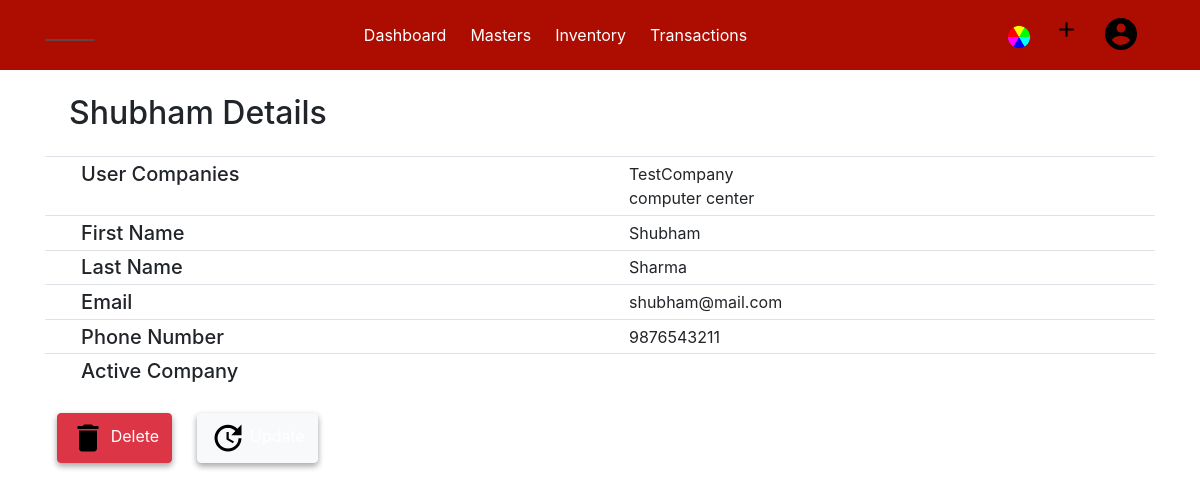
Before: /user/accountinfo (signed in) with the older database file.
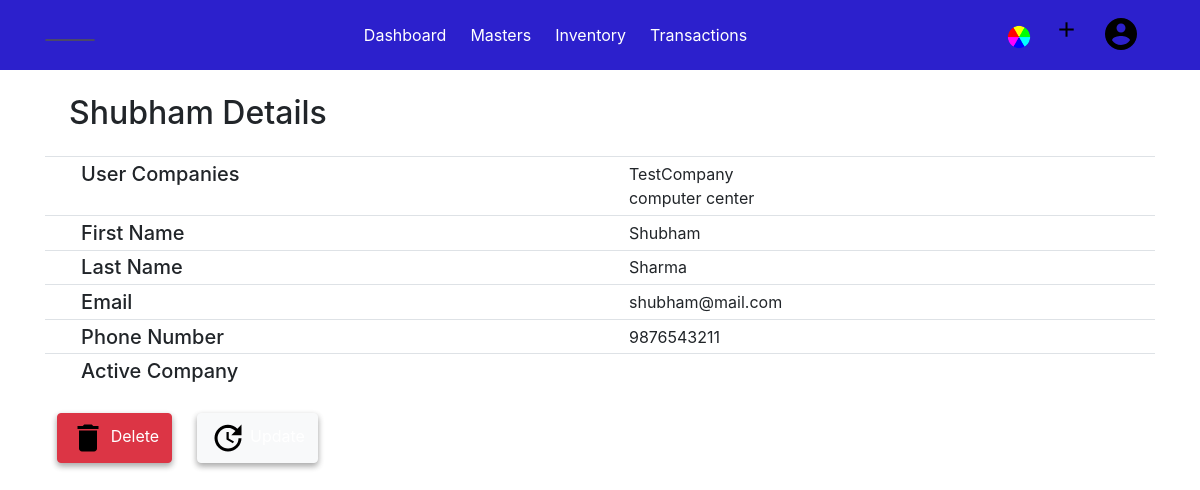
After: the same page with the newer database file.
### acsystem/models.py (models this page shows, shortened)
class User(db.Model, UserMixin):
    id = db.Column(db.Integer, primary_key = True)
    first = db.Column(db.String(60), nullable=False)
    last = db.Column(db.String(60), nullable=False)
    email = db.Column(db.String(60), unique= True, nullable=False)
    image_file = db.Column(db.String(20), default='default.jpg', nullable=False)
    phone = db.Column(db.Integer, nullable=False)
    password = db.Column(db.String(60), nullable=False)
    barcolor = db.Column(db.String(20), default="#75efff")
    companies = db.relationship('Company', backref ='owner', lazy = True, cascade="all, delete-orphan")
    activecompany = db.Column(db.Integer, default=0)

class Company(db.Model):
    id = db.Column(db.Integer, primary_key=True)
    companyname = db.Column(db.String(80), unique=True, nullable=False)
    mailingname = db.Column(db.String(80), nullable = False)
    address = db.Column(db.String(100), nullable=False)
    country = db.Column(db.String(40), nullable=False)
    state = db.Column(db.String(40), nullable=False)
    pin = db.Column(db.Integer)
    email = db.Column(db.String(60))
    phoneno = db.Column(db.Integer)
    website = db.Column(db.String(60))
    datecreated = db.Column(db.DateTime, default = datetime.utcnow, nullable=False)
    financialyear = db.Column(db.DateTime, nullable=False)
    booksbegin = db.Column(db.DateTime, nullable=False)
    invoiceno = db.Column(db.Integer, default=0)
    gstno = db.Column(db.String(15))
    description = db.Column(db.Text)
    customers = db.relationship('Customer', backref='undercompany', lazy=True, cascade="all, delete-orphan")
    suppliers = db.relationship('Supplier', backref='undercompany', lazy=True, cascade="all, delete-orphan")
    groups = db.relationship('Group', backref='undercompany', lazy=True, cascade="all, delete-orphan")
    ledgers = db.relationship('Ledger', backref='undercompany', lazy=True, cascade="all, delete-orphan")
    productcategories = db.relationship('Productcategory', backref='undercompany', lazy=True, cascade="all, delete-orphan")
    products = db.relationship('Product', backref='undercompany', lazy=True, cascade="all, delete-orphan")
    units = db.relationship('Unit', backref='undercompany', lazy=True, cascade="all, delete-orphan")
    sale = db.relationship('Sales', backref='undercompany', lazy=True, cascade="all, delete-orphan")
    user_id = db.Column(db.Integer, db.ForeignKey('user.id', ondelete="CASCADE"), nullable=False)

### acsystem/user/routes.py (the view)
@users.route('/user/accountinfo')
@login_required
def account():
    return render_template('usertemplate/accountinfo.html', title="Account")

### acsystem/models.py (called while the page is built)
@login_manager.user_loader
def load_user(user_id):
    return User.query.get(int(user_id))

### acsystem/templates/usertemplate/accountinfo.html (shortened to what this page needs)
{% extends "layout.html"%}
{% block content %}
<div class="container mt-4">
    <h2 class="mb-4 ml-4">{{ current_user.first }} Details</h2>
    <table class="table table-sm">
        <tbody>
            <tr>
                <td>&Tab;</td>
                <td class="h5">User Companies</td>
                <td>{% for company in current_user.companies %}
                        <span>{{ company.companyname }}</span>
                        <br>
                    {% endfor %}
                </td>
            </tr>
            <tr>
                <td>&Tab;</td>
                <td class="h5"> First Name </td>
                <td>{{current_user.first}}</td>
            </tr>
            <tr>
                <td>&Tab;</td>
                <td class="h5"> Last Name </td>
                <td>{{current_user.last}}</td>
            </tr>
            <tr>
                <td>&Tab;</td>
                <td class="h5"> Email</td>
                <td>{{current_user.email}}</td>
            </tr>
            <tr>
                <td>&Tab;</td>
                <td class="h5"> Phone Number </td>
                <td>{{current_user.phone}}</td>
            </tr>
            <tr>
                <td>&Tab;</td>
                <td class="h5"> Active Company </td>
                <td id="useractivecomp"></td>
            </tr>
        </tbody>
    </table>
    <table class="mt-4">
        <tbody>
            <tr>
                <td>
                    <button type="button" class="btn btn-danger" data-toggle="modal" data-target="#deleteuser">
                        <img src="{{ url_for('static',filename='images/delete.png') }}" alt="Delete"> Delete
                    </button>
                </td>
                <td>
                    <a type="button" class="btn btn-light" href="{{ url_for('users.updateuser') }}"><img
                            src="{{ url_for('static',filename='images/update.png') }}" alt="Update"> Update
                    </a>
                </td>
            </tr>
        </tbody>
    </table>
</div>
{% endblock content %}

### acsystem/templates/layout.html (shortened to what this page needs)
{% extends "header.html" %}
{% block body %}
<nav class="navbar navbar-expand-lg" style="background-color: {{current_user.barcolor}}; ">
    <div class="container">
        <ul class="navbar-nav navbar">
            <li data-step="2" data-intro="Active Company Name visible here">
                {% if activecomp %}
                <a class="navbar-brand" href="{{ url_for('company.companies') }}">{{ activecomp.companyname }} </a>
                {% else %}
                <a class="navbar-brand" href="{{ url_for('company.companies') }}">Select Company </a>
                {% endif %}
            </li>
        </ul>
        <ul class="navbar-nav">
            <li class="nav-item">
                <a class="nav-link" href="{{ url_for('users.dashboard')}}">Dashboard</a>
            </li>
            <li class="nav-item dropdown">
                <a class="nav-link dropdown-toggle" href="#" id="drop1" data-toggle="dropdown">
                    Masters
                </a>
            </li>
            <li class="nav-item dropdown">
                <a class="nav-link dropdown-toggle" href="#" id="drop2" data-toggle="dropdown">
                    Inventory
                </a>
            </li>
            <li class="nav-item dropdown">
                <a class="nav-link dropdown-toggle" href="#" id="drop2" data-toggle="dropdown">
                    Transactions
                </a>
            </li>
        </ul>
        <ul class="navbar-nav">
            <li class="nave-item dropdown">
                <a class="nav-link dropdown-toggle" href="#" id="dropadd" data-toggle="dropdown" style="display:block; margin:7px; width: 40px; height:40px; border-radius:100%;">
                    <img src="{{url_for('static',filename='images/colorball.png')}}" width="100%" alt="">
                </a>
            </li>
            <li data-step="4" data-intro="Shortcut to Add new data" class="nav-item dropdown">
                <a class="nav-link dropdown-toggle" href="#" id="dropadd" data-toggle="dropdown">
                    <img src="{{url_for('static', filename='images/add.png')}}" alt="+" width="25px;"></a>
            </li>
            <li data-step="5" data-intro="User Details" class="nav-item dropdown">
                <a class="nav-link dropdown-toggle" href="#" id="dropaccount" data-toggle="dropdown">
                    <img src="{{ url_for('static', filename='images/user.png')}}" alt="Account">
                </a>
            </li>
        </ul>
    </div>
</nav>
    {% block content%} {% endblock %}
{% endblock %}

### acsystem/templates/header.html (shortened to what this page needs)
<!DOCTYPE html>
<html lang="en">
<head>
    <link rel="stylesheet" href="{{url_for('static', filename='bootstrap.css')}}">
    <link rel="stylesheet" href="{{url_for('static', filename='main.css')}}">
    <link rel="stylesheet" href="{{url_for('static', filename='style.css')}}">
    <link rel="stylesheet" href="{{url_for('static', filename='introjsstyle.css')}}">
    <link rel="stylesheet" href="{{url_for('static', filename='sal.css')}}">
    <link rel="stylesheet" href="https:/cdnjs.cloudflare.com/ajax/libs/toastr.js/latest/toastr.min.css">
</head>
<body>
        {% block body%} {% endblock %}
</body>
</html>

### acsystem/static/main.css (style rules this page uses)
a { color: rgb(34, 34, 34) !important; }

### acsystem/static/style.css (style rules this page uses)
.btn { -webkit-box-shadow: 0 3px 6px rgba(0, 0, 0, 0.16), 0 3px 6px rgba(0, 0, 0, 0.23); box-shadow: 0 3px 6px rgba(0, 0, 0, 0.16), 0 3px 6px rgba(0, 0, 0, 0.23); }
.dropdown ::after { display: none !important; }
.navbar-brand { color: rgba(0, 0, 0, 0.822); border: 1px solid rgba(83, 83, 83, 0.8); border-radius: 30px; padding: 0 1.5rem; }
.nav-item { display: block; padding-right: .5rem; }
.navbar-nav { -webkit-box-orient: horizontal !important; -webkit-box-direction: normal !important; -ms-flex-direction: row !important; flex-direction: row !important; }
.nav-link { color: rgba(12, 12, 12, 0.76); padding: .5rem !important; }
.btn { margin: 0 .7rem; }

Changed rows visible on the page:
changed User "Shubham": barcolor "#ad0c00" → "#2c20cc" (drawn)
